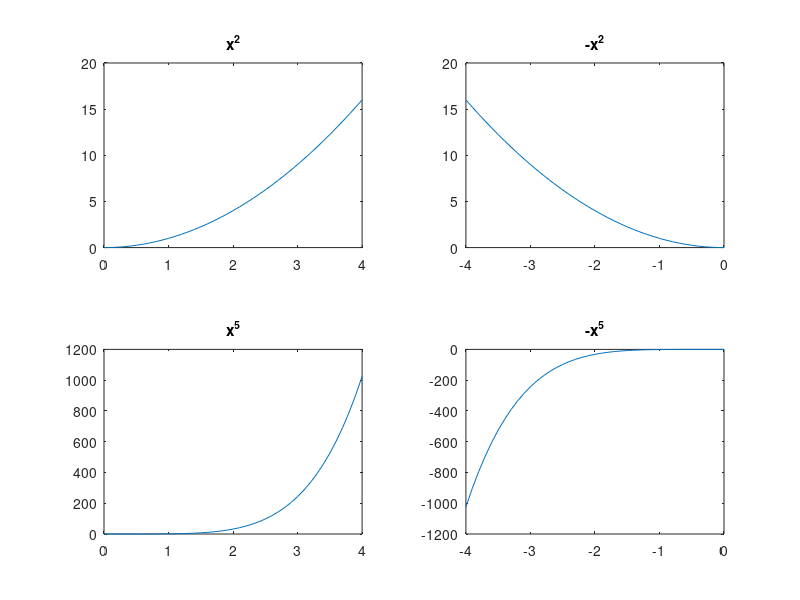
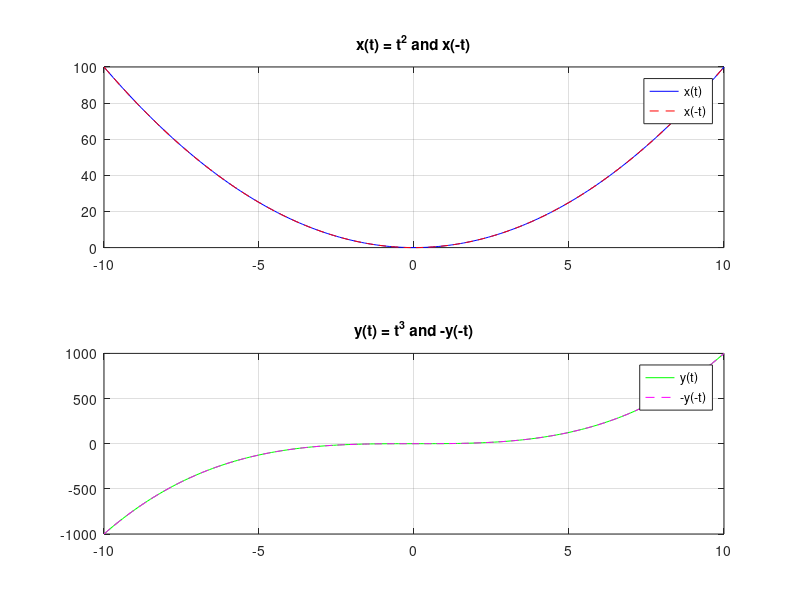

Write the MATLAB code that produced these figures, in order.
clc
clear
close all

t1=0:.1:4;
t2=0:-.1:-4;

%even
x1=t1.^2;
x2=t2.^2;

%odd
x3=t1.^5;
x4=t2.^5;

subplot(221)
plot (t1,x1)
title('x^2');

subplot(222)
plot (t2,x2)
title('-x^2');

subplot(223)
plot (t1,x3)
title('x^5');

subplot(224)
plot (t2,x4)
title('-x^5');



clc; clear; close all;

% Define time range
t = -10:0.1:10;

% Define functions
x_t = t.^2;  % x(t) = t^2
y_t = t.^3;  % y(t) = t^3

% Compute x(-t) and y(-t)
x_neg_t = (-t).^2;  % x(-t)
y_neg_t = (-t).^3;  % y(-t)

% Check even or odd properties
x_even = isequal(x_t, x_neg_t);   % If x(t) == x(-t), then it's even
y_odd = isequal(y_t, -y_neg_t);   % If y(t) == -y(-t), then it's odd

% Display results
if x_even
    disp('x(t) = t^2 is an even function.');
else
    disp('x(t) = t^2 is not even.');
end

if y_odd
    disp('y(t) = t^3 is an odd function.');
else
    disp('y(t) = t^3 is not odd.');
end

% Plot the functions
figure;
subplot(2,1,1);
plot(t, x_t, 'b', t, x_neg_t, 'r--');
title('x(t) = t^2 and x(-t)');
legend('x(t)', 'x(-t)');
grid on;

subplot(2,1,2);
plot(t, y_t, 'g', t, -y_neg_t, 'm--');
title('y(t) = t^3 and -y(-t)');
legend('y(t)', '-y(-t)');
grid on;
